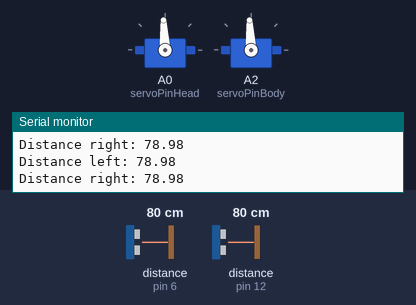
This sketch was run on a simulated Arduino Uno, built with avr-gcc and run on an emulated ATmega328P. Shown: 2 × servo, the last lines printed to the serial monitor. Wiring (inferred from the names in the program): 2 × ultrasonic range finder: trigger pin 5, echo pin 6 / trigger pin 11, echo pin 12. Inputs (shaded band) come from the test bench; at power-on: distance to the obstacle (sensors on pin 6, pin 12) 80 cm. The echo pulse lasts 58.3 µs per cm.

Above: at 1.2 s.
1.3 s: distance to the obstacle (sensor on pin 6) set to 23 cm
4.3 s: distance to the obstacle (sensor on pin 6) set to 19 cm
At 8.9 s:
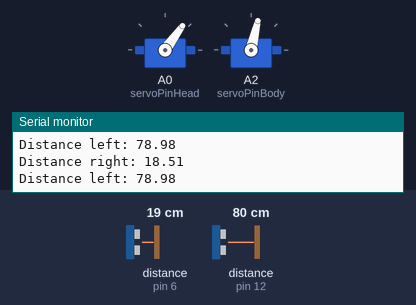
10.3 s: distance to the obstacle (sensor on pin 12) set to 23 cm
13.3 s: distance to the obstacle (sensor on pin 12) set to 18 cm
At 14.7 s:
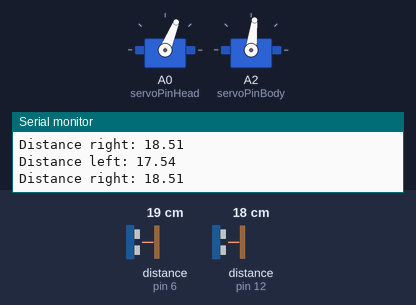
16.3 s: distance to the obstacle (sensor on pin 12) set to 35 cm
Timing chart, 0 to 20.3 s (numbered marks = the images above; inputs shaded):
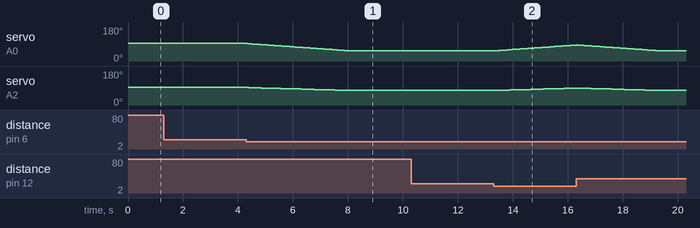

Measured:
- the behaviour switches between 21 and 20 cm on distance to the obstacle (sensor on pin 6) (found by bisection; images 0 and 1)
- the behaviour switches between 21 and 20 cm on distance to the obstacle (sensor on pin 12) (found by bisection; images 1 and 2)
- after the input at 4.3 s, servo on A0 (servoPinHead): moves from 93° to 54° over 3.7 s, starting at once; servo on A2 (servoPinBody): moves from 93° to 77° over 3.6 s, starting after 0.08 s
- after the input at 13.3 s, servo on A0 (servoPinHead): moves from 54° to 84° over 2.8 s, starting after 0.12 s; servo on A2 (servoPinBody): moves from 77° to 89° over 2.7 s, starting after 0.12 s

The sketch:

servo_distance_withLib.ino
```cpp
/*
 * for Triangle
 *
 */

#include <Servo.h>

Servo servoPinHead;
Servo servoPinBody;


int posH = 1500;
int posB = 1500;
unsigned long previousMillis = 0; //used for timer
boolean increasePulse = true;
int headSpd = 5; //speed of increment or decrement on sweep
int bodySpd = 2;
int minPulse = 1100;  // 500;
int maxPulse = 1900;  // 800;
float interval = 0.01; // fixed value of pulsing servos

// defines pins numbers
const int trigPin = 11;  // left
const int echoPin = 12;
const int trigPin2 = 5; // right
const int echoPin2 = 6;

// defines variables
long durationL;
float distanceL;
long durationR;
float distanceR;
bool turnRight;
bool turnLeft;

void setup() {
  servoPinHead.attach(A0);  // head
  servoPinBody.attach(A2);  // body
  servoPinHead.writeMicroseconds(posH);   // initialise
  servoPinBody.writeMicroseconds(posB);


  pinMode(trigPin, OUTPUT); // Sets the trigPin as an Output
  pinMode(echoPin, INPUT); // Sets the echoPin as an Input

  pinMode(trigPin2, OUTPUT);
  pinMode(echoPin2, INPUT);

//  pinMode (servoPinHead, OUTPUT);
//  pinMode (servoPinBody, OUTPUT);

  Serial.begin(9600); // Starts the serial communication
}

void loop() {
  // Clears the trigPin
  digitalWrite(trigPin, LOW);
  delayMicroseconds(2);

  // Sets the trigPin on HIGH state for 10 micro seconds
  digitalWrite(trigPin, HIGH);
  delayMicroseconds(10);
  digitalWrite(trigPin, LOW);

  // Reads the echoPin, returns the sound wave travel time in microseconds
  durationL = pulseIn(echoPin, HIGH);

  // Calculating the distance
  distanceL = durationL * 0.034 / 2;

  // Prints the distance on the Serial Monitor
  Serial.print("Distance left: ");
  Serial.println(distanceL);


  // ================ 2nd distance senser ====================
  //delayMicroseconds(8.5);  // aviod affection from 1st

  digitalWrite(trigPin2, LOW);
  delayMicroseconds(2);

  // Sets the trigPin on HIGH state for 10 micro seconds
  digitalWrite(trigPin2, HIGH);
  delayMicroseconds(10);
  digitalWrite(trigPin2, LOW);

  durationR = pulseIn(echoPin2, HIGH);
  distanceR = durationR * 0.034 / 2;

  Serial.print("Distance right: ");
  Serial.println(distanceR);


  unsigned long currentMillis = millis(); //get time in milliseconds

  if (currentMillis - previousMillis >= interval) {
    previousMillis = currentMillis ;
    if (distanceL < 20) {
//      turnRight = false;
//      turnLeft = true;
      increasePulse = true;
//      //pVal = 562;
      sweep(headSpd);
      pulse(posH);

    } else if (distanceR < 20) {
//      turnRight = true;
//      turnLeft = false;
      increasePulse = false;
//      //pVal = 0;
      sweep(headSpd);
      pulse(posH);

    }
  }
}


void sweep(int headSpd) {
  if (increasePulse) {
    // left
    if (posH < maxPulse) {
      posH += headSpd;
      posB += bodySpd;
    }
  } else {
    // right
    if (posH > minPulse) {
      posH -= headSpd;
      posB -= bodySpd;
    }
  }

//  if (pVal >= maxPulse || minPulse <= pVal) {
//    turnRight = false;
//    turnLeft = false;
//  }
}

void pulse (int p) {
  // constrain to minimum and maximum pulse
  servoPinHead.writeMicroseconds(posH);
  servoPinBody.writeMicroseconds(posB);

//  digitalWrite(servoPinHead, HIGH);
//  digitalWrite(servoPinBody, HIGH);

  delayMicroseconds(p);
//  digitalWrite(servoPinHead, LOW);
//  digitalWrite(servoPinBody, LOW);
}
```
